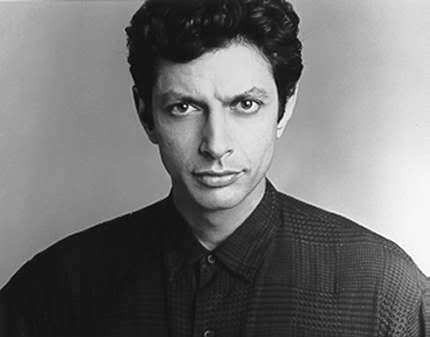
#> input picture dataset/IanMalcolm/00000000.jpg, 430 x 337 px
$ python findShapes.py --image ../../../dataset/IanMalcolm/00000000.jpg
#> lines starting #> are read from the running program, lines starting #| are printed output that depends on the picture; after the words box and inside, x2 and y2 are one past the last pixel; in counts of white or black regions, pixels touching at a corner belong together
import numpy as np
from argparse import ArgumentParser
import imutils
import cv2

ap = ArgumentParser()
ap.add_argument("-i", "--image", help="path to image file")
args = vars(ap.parse_args())

# Load image
image = cv2.imread(args["image"])
#> image is the input picture: shape (337, 430, 3); min 0, max 255, mean 115.1

# Find all the black shapes in the image
lower = np.array([0, 0, 0])
upper = np.array([15, 15, 15])
shapeMask = cv2.inRange(image, lower, upper)
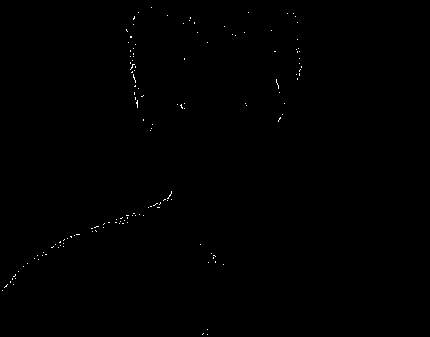
#> shapeMask: shape (337, 430); 0.2% white in thin lines or dots, all inside (x1, y1, x2, y2) = (2, 7, 302, 335)

# Grab contours
cnts = cv2.findContours(
    shapeMask.copy(), cv2.RETR_EXTERNAL, cv2.CHAIN_APPROX_SIMPLE)
#> cnts = 141 contours, all with area under 20
cnts = imutils.grab_contours(cnts)
print(f"Found {len(cnts)} black shapes")
#| Found 141 black shapes
cv2.imshow("Mask", shapeMask)

# Loop over contours
for c in cnts:
    cv2.drawContours(image, [c], -1, (0, 255, 0), 2)
    cv2.imshow("Image", image)
    cv2.waitKey(0)
#> this loop made 141 passes
#> c on passes 1, 2, 3, 4, 5, 7, 8, 9, 11, 12, 13, 14: [[207, 334]], [[203, 333], [202, 334]], [[207, 329]], [[2, 290]], [[13, 284]], [[10, 281], [10, 282]], [[15, 278]], [[12, 278], [12, 279]], [[18, 271]], [[23, 266]], [[223, 264]], [[27, 263]]
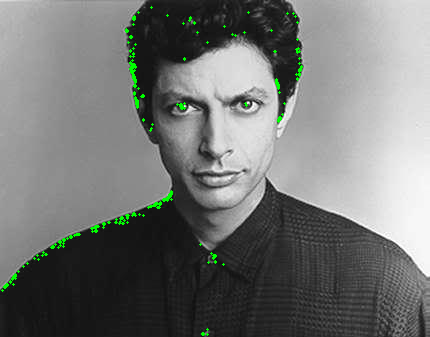
#> image: shape (337, 430, 3); 0.82% of pixels changed, all inside (x1, y1, x2, y2) = (1, 6, 303, 336)

$ run again, on dataset/IanMalcolm/00000007.jpg
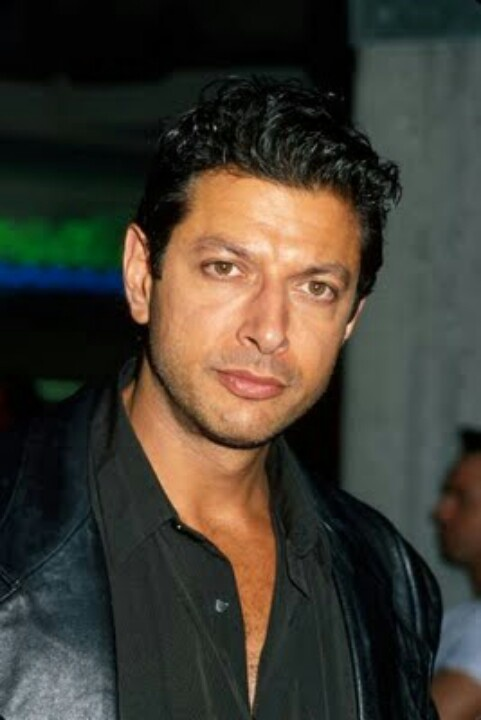
#> input picture dataset/IanMalcolm/00000007.jpg, 481 x 720 px
#> image is the input picture: shape (720, 481, 3); mean B, G, R 49.5, 59.4, 64.1
#> `shapeMask = cv2.inRange(image, lower, upper)`:
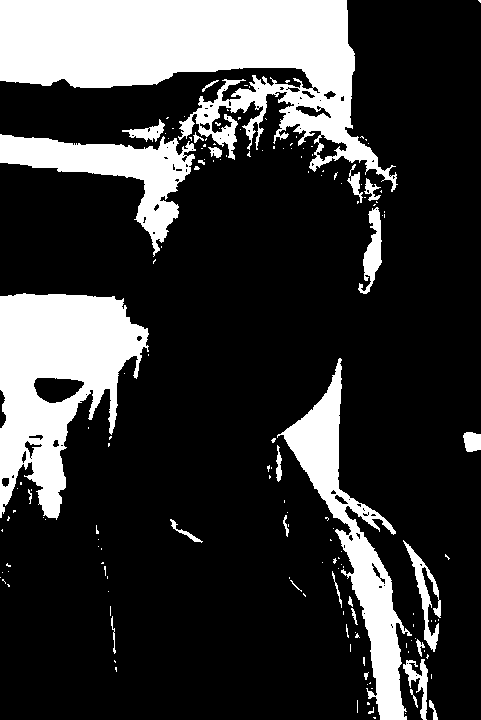
#> shapeMask: shape (720, 481); 22.3% white; 159 white regions (130 under 20 px)
#> cnts = 159 contours, 136 with area under 20; largest, box (x1, y1, x2, y2) and area: (0, 0, 398, 192) 34364, (0, 293, 149, 520) 19574, (277, 358, 412, 720) 10473, (0, 134, 196, 257) 7359, (403, 540, 441, 652) 868
#| Found 159 black shapes
#> the loop `for c in cnts:` made 159 passes
#> c on passes 1, 2, 6: [[373, 717], [374, 718], [375, 718], [375, 717]], [[405, 713]], [[357, 700], [357, 712]]
#> after the loop `for c in cnts:`:
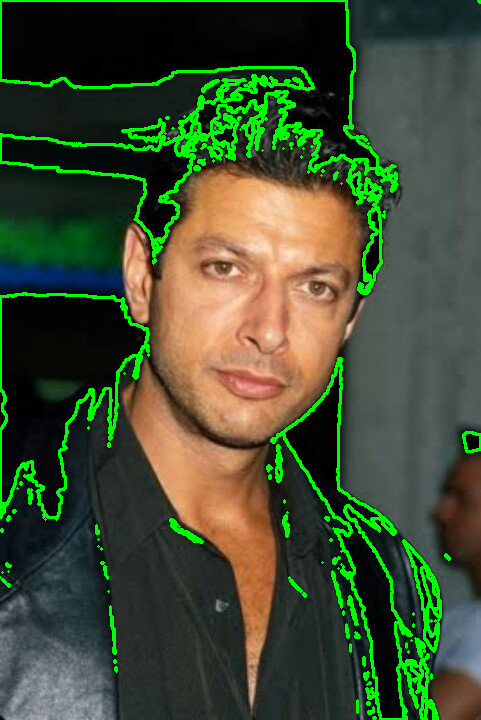
#> image: shape (720, 481, 3); 6.99% of pixels changed, all inside (x1, y1, x2, y2) = (0, 0, 481, 720)

$ run again, on dataset/IanMalcolm/00000010.jpg
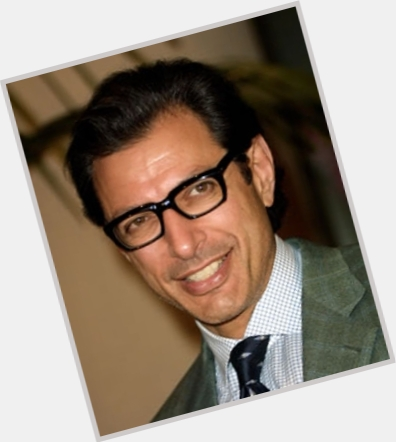
#> input picture dataset/IanMalcolm/00000010.jpg, 396 x 442 px
#> image is the input picture: shape (442, 396, 3); mean B, G, R 127.2, 140.4, 154.6
#> `shapeMask = cv2.inRange(image, lower, upper)`:
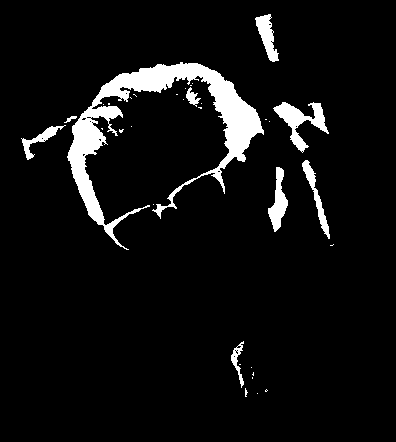
#> shapeMask: shape (442, 396); 6.4% white; 34 white regions (25 under 20 px)
#> cnts = 34 contours, 25 with area under 20; largest, box (x1, y1, x2, y2) and area: (67, 62, 264, 250) 7116, (273, 102, 329, 153) 897, (268, 167, 288, 232) 554, (255, 14, 279, 62) 498, (302, 160, 330, 239) 415
#| Found 34 black shapes
#> the loop `for c in cnts:` made 34 passes
#> c on passes 1, 4, 5, 6, 7, 9, 10, 14: [[257, 393]], [[252, 377], [252, 378]], [[253, 372], [253, 373], [252, 374], [253, 375]], [[251, 367]], [[239, 364], [240, 364]], [[333, 244], [332, 245], [330, 245], [332, 245]], [[153, 204]], [[101, 128], [102, 129], [102, 128]]
#> after the loop `for c in cnts:`:
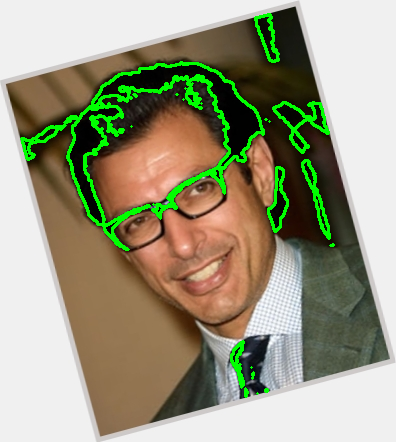
#> image: shape (442, 396, 3); 4.77% of pixels changed, all inside (x1, y1, x2, y2) = (20, 13, 335, 398)
